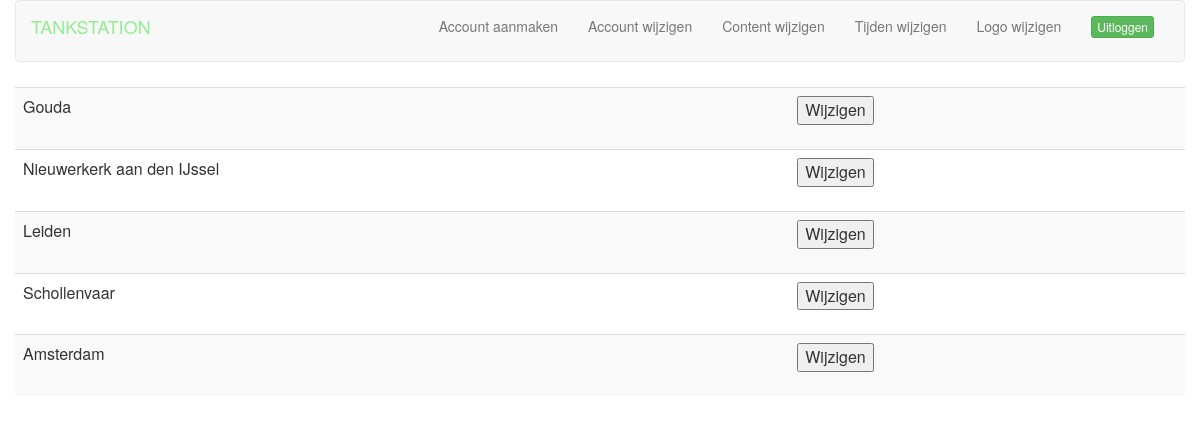
Page /content_wijzigen.php on the committed database.
### tables this page shows
CREATE TABLE `locaties` (
  `id` int(10) NOT NULL AUTO_INCREMENT,
  `naam` varchar(50) NOT NULL,
  `adres` varchar(20) DEFAULT NULL,
  `postcode` varchar(7) DEFAULT NULL,
  PRIMARY KEY (`id`),
  UNIQUE KEY `naam` (`naam`)
);

### content_wijzigen.php (the view, shortened to what this page needs)
<?php
include 'headerbeheer.php';
      $result = mysqli_query($con, "SELECT * FROM locaties");
      echo "<div class='content-display'>";
      echo "<table class='table table-striped table-hover'>";
      while ($row = mysqli_fetch_array($result)) {
          echo "<tr>";
          echo "<td>";
          echo $row["naam"];
          echo "</td>";
          echo "<td>";
          echo "<form action='#' method='post'>";
          echo "<button type='submit' name='locatie_keuze' value={$row['id']}>Wijzigen</button>";
          echo"</form>";
          echo "<td>";
          echo "</tr>";
      }
      echo "</div>";
          ?>

### rows in the picture
locaties: naam "Gouda", $row['id'] 1 (drawn)
locaties: naam "Nieuwerkerk aan den IJssel", $row['id'] 2 (drawn)
locaties: naam "Leiden", $row['id'] 3 (drawn)
locaties: naam "Schollenvaar", $row['id'] 4 (drawn)
locaties: naam "Amsterdam", $row['id'] 5 (drawn)
